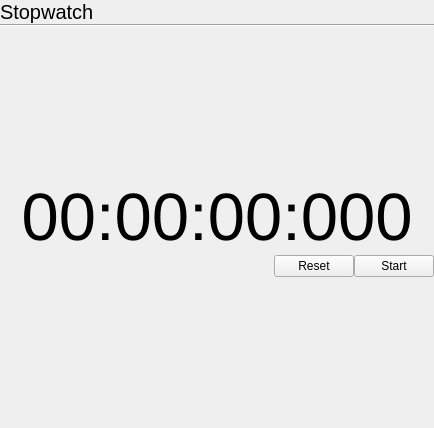
<?xml version="1.0" encoding="UTF-8"?>
<ui version="4.0">
 <class>StopwatchPage</class>
 <widget class="QWidget" name="StopwatchPage">
  <property name="geometry">
   <rect>
    <x>0</x>
    <y>0</y>
    <width>434</width>
    <height>428</height>
   </rect>
  </property>
  <property name="windowTitle">
   <string notr="true">Form</string>
  </property>
  <layout class="QVBoxLayout" name="verticalLayout">
   <property name="spacing">
    <number>0</number>
   </property>
   <property name="leftMargin">
    <number>0</number>
   </property>
   <property name="topMargin">
    <number>0</number>
   </property>
   <property name="rightMargin">
    <number>0</number>
   </property>
   <property name="bottomMargin">
    <number>0</number>
   </property>
   <item>
    <widget class="QLabel" name="label">
     <property name="font">
      <font>
       <pointsize>15</pointsize>
      </font>
     </property>
     <property name="text">
      <string>Stopwatch</string>
     </property>
     <property name="margin">
      <number>9</number>
     </property>
    </widget>
   </item>
   <item>
    <widget class="Line" name="line">
     <property name="orientation">
      <enum>Qt::Horizontal</enum>
     </property>
    </widget>
   </item>
   <item>
    <spacer name="verticalSpacer">
     <property name="orientation">
      <enum>Qt::Vertical</enum>
     </property>
     <property name="sizeHint" stdset="0">
      <size>
       <width>20</width>
       <height>150</height>
      </size>
     </property>
    </spacer>
   </item>
   <item>
    <widget class="QLabel" name="stopwatchFace">
     <property name="font">
      <font>
       <pointsize>50</pointsize>
      </font>
     </property>
     <property name="text">
      <string notr="true">00:00:00:000</string>
     </property>
     <property name="alignment">
      <set>Qt::AlignCenter</set>
     </property>
    </widget>
   </item>
   <item>
    <layout class="QHBoxLayout" name="horizontalLayout">
     <property name="spacing">
      <number>0</number>
     </property>
     <item>
      <spacer name="horizontalSpacer">
       <property name="orientation">
        <enum>Qt::Horizontal</enum>
       </property>
       <property name="sizeHint" stdset="0">
        <size>
         <width>40</width>
         <height>20</height>
        </size>
       </property>
      </spacer>
     </item>
     <item>
      <widget class="QPushButton" name="resetButton">
       <property name="text">
        <string>Reset</string>
       </property>
       <property name="icon">
        <iconset theme="chronometer-reset">
         <normaloff>.</normaloff>.</iconset>
       </property>
      </widget>
     </item>
     <item>
      <widget class="QPushButton" name="startButton">
       <property name="text">
        <string>Start</string>
       </property>
       <property name="icon">
        <iconset theme="chronometer-start">
         <normaloff>.</normaloff>.</iconset>
       </property>
      </widget>
     </item>
    </layout>
   </item>
   <item>
    <spacer name="verticalSpacer_2">
     <property name="orientation">
      <enum>Qt::Vertical</enum>
     </property>
     <property name="sizeHint" stdset="0">
      <size>
       <width>20</width>
       <height>40</height>
      </size>
     </property>
    </spacer>
   </item>
  </layout>
 </widget>
 <resources/>
 <connections/>
</ui>
